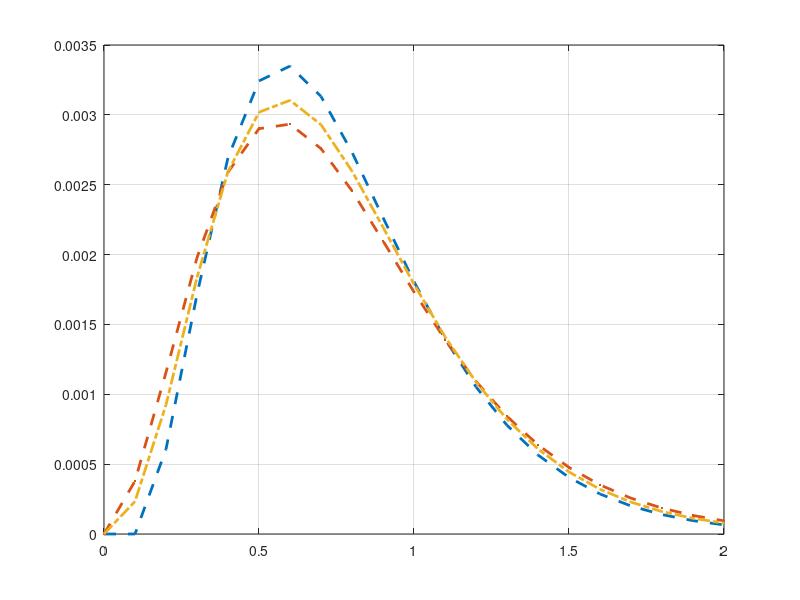

MATLAB code for this plot: (Note: this script raises an error after producing the figure.)
phi_ext =@(t)exp(-5*t).*(t.^2-2*t+2)-2*exp(-6*t);
t=linspace(0,2,100);

delta_t=[0.1,0.2,0.4];
%按照时间画图 首先是∆t=0.1 循环 画图
for j=1:3
    figure
    t1=0:delta_t(j):2;
    phi=zeros(length(t1),6);
    phi(1,:)=0;
    %Vorwärts-Euler Verfahren
    for i=1:(2/delta_t(j))
        phi(i+1,1)=phi(i,1)+delta_t(j)*(t1(i)^2*exp(-5*t1(i))-6*phi(i,1));
    end
    plot(t1,phi(:,1),'--','LineWidth',2)
    hold on
    grid on
    % Rückwärts-Euler Verfahren f(t)中若有phi 可以移项合并
    for i=1:(2/delta_t(j))
        phi(i+1,2)=(phi(i,2)+delta_t(j)*(t1(i+1)^2*exp(-5*t1(i+1))))/(1+6*delta_t(j));
    end
    plot(t1,phi(:,2),'--.','LineWidth',2)
    
    %Trapezregel
    for i=1:(2/delta_t(j))
        phi(i+1,3)=(phi(i,3)+0.5*delta_t(j)*(t1(i)^2*exp(-5*t1(i))-6*phi(i,3)+t1(i+1)^2*exp(-5*t1(i+1))))/(1+3*delta_t(j));
    end
    plot(t1,phi(:,3),'-.','LineWidth',2)

    %Adams-Bashforth-Verfahren 2. Ordnung
    phi(2,4:6)=(phi(1,4)+0.5*delta_t(j)*(t1(1)^2*exp(-5*t1(1))-6*phi(1,4)+t1(1+1)^2*exp(-5*t1(1+1))))/(1+3*delta_t(j));
    timestep=delta_t(j);
    M=1;
    B=[-6,-6,-6];
    for i=2:(2/delta_t(j))
        C=[t1(i)^2*exp(-5*t1(i)),t1(i-1)^2*exp(-5*t1(i-1))];
        sol=[phi(i,4),phi(i-1,4)];
        [LHS,RHS] = AB2(timestep,M,B,C,sol);
        phi(i+1,4)=RHS/LHS;
    end
    plot(t1,phi(:,4),'-.','LineWidth',2)
    
    %Adams-Moulton-Verfahren 3. Ordnung
    for i=2:(2/delta_t(j))
        C=[t1(i+1)^2*exp(-5*t1(i+1)),t1(i)^2*exp(-5*t1(i)),t1(i-1)^2*exp(-5*t1(i-1))];
        sol=[phi(i,5),phi(i-1,5)];
        [LHS,RHS] = AM3(timestep,M,B,C,sol);
        phi(i+1,5)=RHS/LHS;
    end
    plot(t1,phi(:,5),'-.','LineWidth',2)
    
    %BDF2-Verfahren
    for i=2:(2/delta_t(j))
        C=t1(i+1)^2*exp(-5*t1(i+1));
        sol=[phi(i,6),phi(i-1,6)];
        [LHS,RHS] = BDF2(timestep,M,B,C,sol);
        phi(i+1,6)=RHS/LHS;
    end
    plot(t1,phi(:,6),'-.','LineWidth',2)

    
    plot(t,phi_ext(t),'LineWidth',2)
    legend({'Vorwärts-Euler','Rückwärts-Euler','Trapezregel','AB2','AM3','BDF2','exakte Lösung'},'Location','northwest')
    xlabel("t")
    ylabel('φ(t)')
    title(['lösung mit ∆t=',num2str(delta_t(j))])
    if j==3
        ylim([0,9*10^-3])
    end
end
    
    

%|1-λ∆t|≤ 1,λ=-6,0≤∆t≤1/3;  maximale Zeitschritt für ein stabiles Verfahren






 









